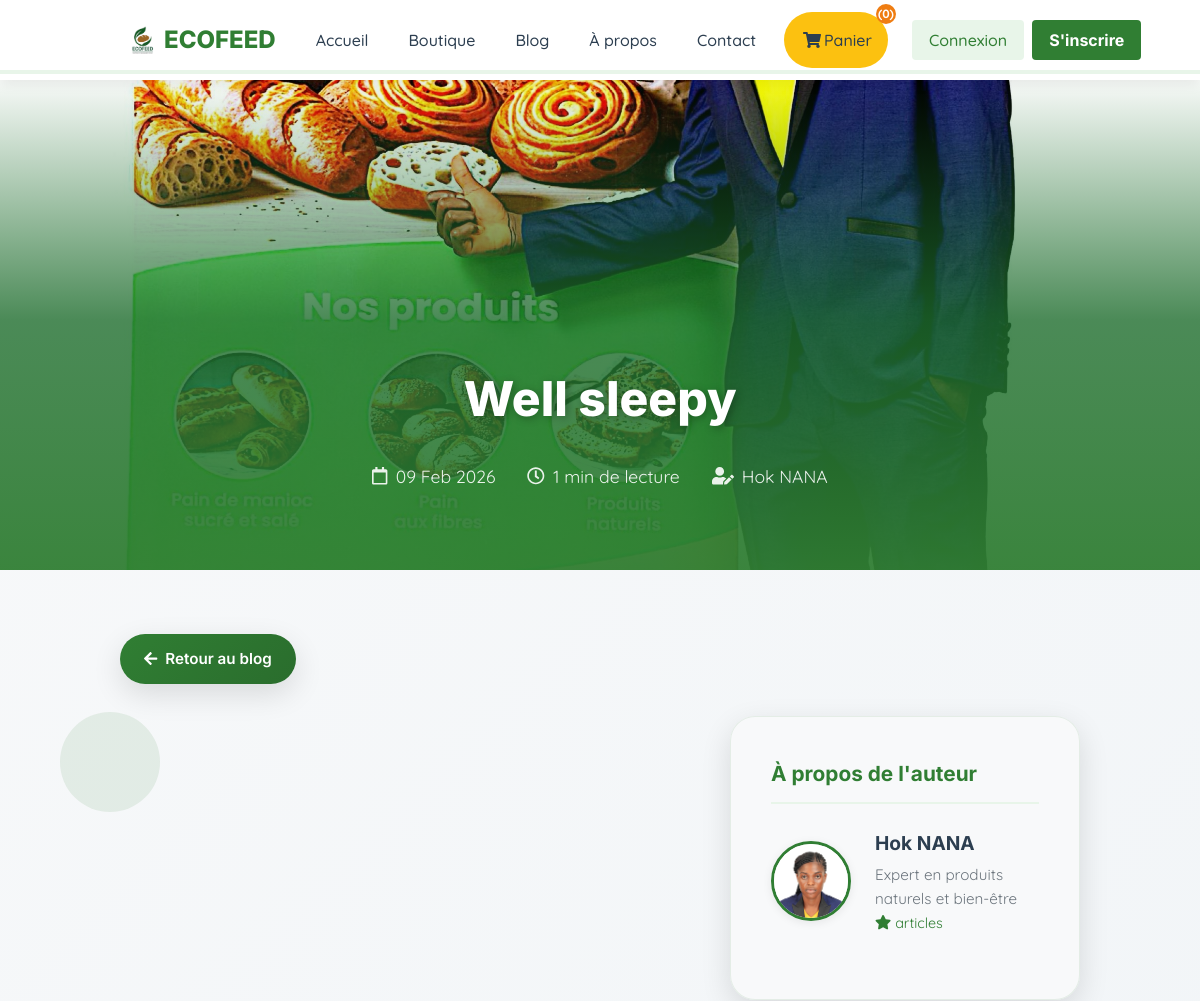
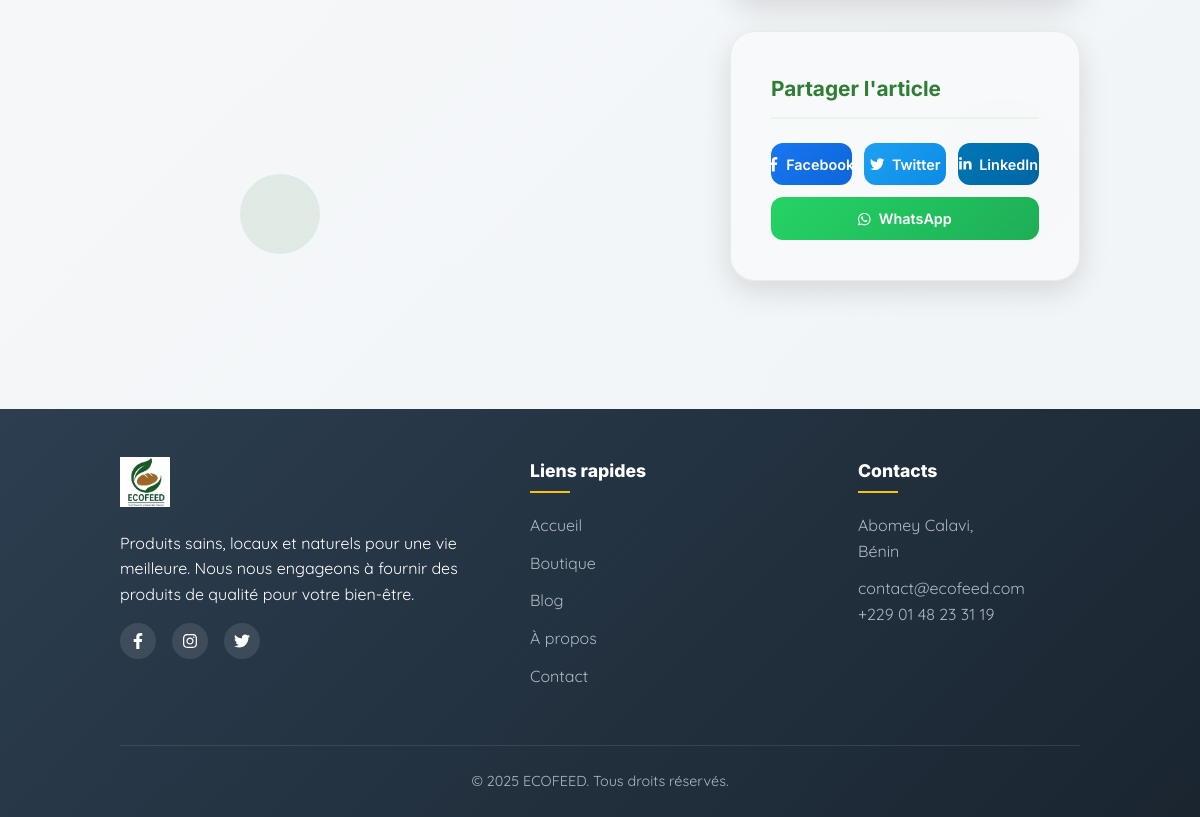
The app's page /blog/well-sleepy/ with its own data (2 pictures, top to bottom).
### products/models.py (models this page shows, shortened)
class BlogPost(models.Model):
    posted_by = models.ForeignKey(User, on_delete=models.CASCADE, related_name='blogposts')
    title = models.CharField(max_length=255)
    slug = models.SlugField(unique=True)
    content = models.TextField()
    cover_image = models.ImageField(upload_to='blog/', blank=True, null=True)
    published_at = models.DateTimeField(auto_now_add=True)

### accounts/models.py (models this page shows, shortened)
class User(AbstractBaseUser, PermissionsMixin):
    USER_TYPES = (
        ('admin', 'Admin'),
        ('superadmin', 'Super Admin'),  # Added superadmin
        ('manager', 'Manager'),         # Added manager level
        ('customer', 'Customer'),
    )
    ADMIN_ROLES = (
        ('superadmin', 'Super Administrateur'),
        ('content', 'Administrateur Contenu'),
        ('order', 'Administrateur Commandes'),
        ('support', 'Support Client'),
    )
    email = models.EmailField(unique=True)
    first_name = models.CharField(max_length=255)
    last_name = models.CharField(max_length=255)
    sex = models.CharField(max_length=50, blank=True, null=True)  # Made optional for admin
    user_type = models.CharField(max_length=20, choices=USER_TYPES, default='customer')
    admin_role = models.CharField(max_length=20, choices=ADMIN_ROLES, blank=True, null=True)  # New field
    birthdate = models.DateField(blank=True, null=True)
    registration_date = models.DateField(auto_now_add=True)
    phone_number = models.CharField(max_length=20)
    photo = models.ImageField(upload_to='PROFIL_IMG', blank=True, null=True)
    department = models.CharField(max_length=100, blank=True, null=True)  # New field for admin
    can_manage_users = models.BooleanField(default=False)  # New field
    can_manage_products = models.BooleanField(default=False)  # New field
    can_manage_orders = models.BooleanField(default=False)  # New field
    is_active = models.BooleanField(default=True)
    is_staff = models.BooleanField(default=False)
    objects = UserManager()
    USERNAME_FIELD = 'email'
    REQUIRED_FIELDS = ['first_name', 'last_name']
    def get_full_name(self):
        return f"{self.first_name} {self.last_name}"

### products/views.py (the view)
# urls.py: path('blog/<slug:post_slug>/', views.blog_detail, name='blog_detail'),
def blog_detail(request, post_slug):
    blog_post = get_object_or_404(BlogPost, slug=post_slug)
    context = {
        'blog_post': blog_post,
        'is_admin': request.user.is_authenticated and request.user.is_admin(),
    }
    return render(request, 'products/blog_detail.html', context)

### products/templates/products/blog_detail.html (shortened to what this page needs)
{% extends 'base.html' %}
{% block content %}
<div class="reading-progress">
</div>
<section class="blog-detail-hero">
  <div class="hero-background">
    <div class="hero-image hero-image-1 active"></div>
  </div>
  <div class="hero-content">
    <h1>{{ blog_post.title }}</h1>
    <div class="hero-meta">
      <div class="meta-item">
        <i class="far fa-calendar"></i>
        <span>{{ blog_post.published_at|date:"d M Y" }}</span>
      </div>
      <div class="meta-item">
        <i class="far fa-clock"></i>
        <span id="readingTime">5 min de lecture</span>
      </div>
      <div class="meta-item">
        <i class="fas fa-user-edit"></i>
        <span>{{ blog_post.posted_by.get_full_name|default:"Équipe ECOFEED" }}</span>
      </div>
    </div>
  </div>
</section>
<section class="blog-content-section">
  <div class="floating-elements">
    <div class="floating-element"></div>
    <div class="floating-element"></div>
  </div>
  <div class="container">
    <div class="back-button-container">
      <a href="{% url 'blog' %}" class="back-button">
        <i class="fas fa-arrow-left"></i>
        Retour au blog
      </a>
    </div>
    <div class="content-container">
      <aside class="sidebar">
        <div class="sidebar-card">
          <h3 class="sidebar-title">À propos de l'auteur</h3>
          <div class="author-info">
            {% if blog_post.posted_by.photo %}
            <img src="{{ blog_post.posted_by.photo.url }}"
                 alt="{{ blog_post.posted_by.get_full_name }}"
                 class="author-avatar">
            {% else %}
            <div class="author-avatar"
                 style="background: linear-gradient(135deg, var(--primary-green) 0%, var(--primary-green-dark) 100%);
                        display: flex; align-items: center; justify-content: center; color: white;">
              <i class="fas fa-user fa-2x"></i>
            </div>
            {% endif %}
            <div class="author-details">
              <h4>{{ blog_post.posted_by.get_full_name|default:"Équipe ECOFEED" }}</h4>
              <p>Expert en produits naturels et bien-être</p>
              <p style="color: var(--primary-green); font-size: 0.9rem;">
                <i class="fas fa-star"></i> {{ blog_post.posted_by.blog_posts.count }} articles
              </p>
            </div>
          </div>
        </div>
        <div class="sidebar-card">
          <h3 class="sidebar-title">Partager l'article</h3>
          <div class="share-buttons">
            <button class="share-btn share-facebook" onclick="shareOnFacebook()">
              <i class="fab fa-facebook-f"></i> Facebook
            </button>
            <button class="share-btn share-twitter" onclick="shareOnTwitter()">
              <i class="fab fa-twitter"></i> Twitter
            </button>
            <button class="share-btn share-linkedin" onclick="shareOnLinkedIn()">
              <i class="fab fa-linkedin-in"></i> LinkedIn
            </button>
            <button class="share-btn share-whatsapp" onclick="shareOnWhatsApp()">
              <i class="fab fa-whatsapp"></i> WhatsApp
            </button>
          </div>
        </div>
      </aside>
    </div>
  </div>
</section>
{% endblock %}

### templates/base.html (style rules this page uses)
:root { --primary-green: #307E33; --primary-yellow: #FCC110; --primary-orange: #EF7D12; --primary-green-dark: #2a6d2d; --primary-green-light: #e8f5e9; --dark: #2c3e50; --light: #f8f9fa; --gray: #6c757d; --border: #e9ecef; --shadow: 0 4px 12px rgba(0, 0, 0, 0.08); }
body { font-family: 'Quicksand', 'Segoe UI', Roboto, sans-serif; font-weight: 400; background-color: var(--light); color: var(--dark); padding-top: 70px; line-height: 1.6; }
h1, h2, h3, h4, h5, h6, .title, .subtitle, .navbar-modern .navbar-brand .logo, .footer-title { font-family: 'Inter', sans-serif; font-weight: 800; }

### records on screen
BlogPost: title "Well sleepy", published_at "09 Feb 2026", posted_by.get_full_name "Hok NANA", posted_by.photo (picture)

### other values on screen
{{ request.session.cart|length|default:"0" }} "0"
